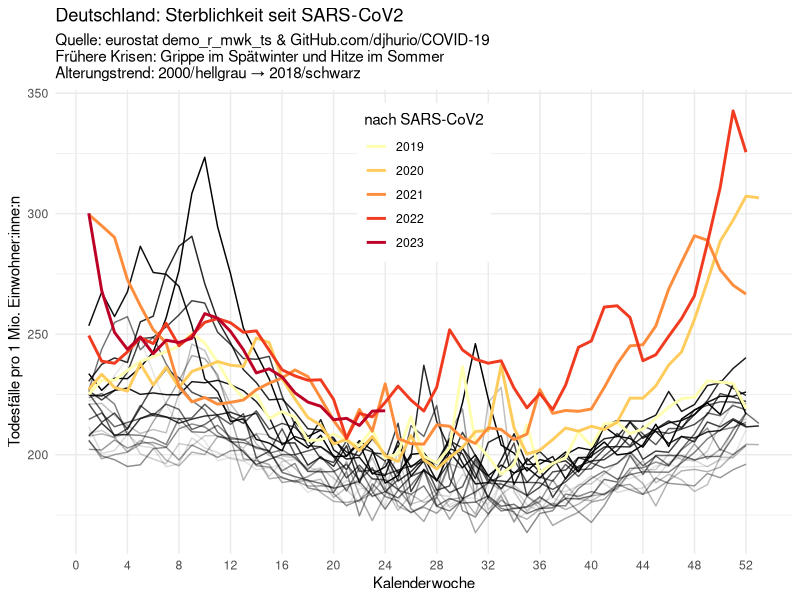
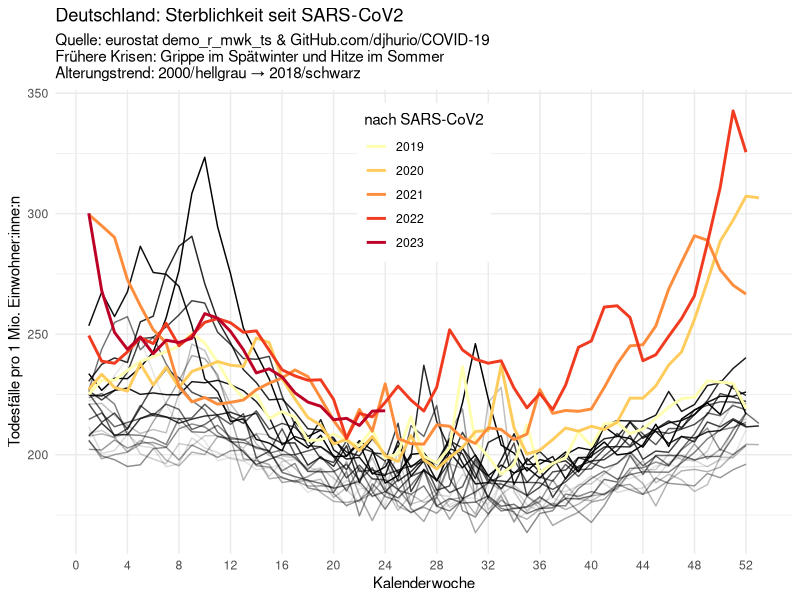

Reproduce these figures in R, in order.
library(ggplot2)

# Run djhurio's script once to get all EU data & regenerate faceted plots
# install.packages(c("data.table", "ISOcodes", "eurostat"))
# source('deaths-by-week.R'); rm(list = ls())

# My goal here: Split mortality data for a single country by pre- & post-CoVID
# TODO: Loop over all other countries & generate plots with English labels.
country <- 'Germany'
covid_start <- 2019
label_pre  <- 'vor SARS-CoV2'
label_post <- 'nach SARS-CoV2'
weeks <- seq(from = 0, to = 52, by = 4)
file_name <- paste0('output/', country, '.jpg')

data <- readr::read_csv('data.csv') |>
  dplyr::filter(cntry == country) |>
  dplyr::transmute(year = gsub('W\\d+', '', time),
                   # country = cntry, # for all countries, instead of filter
                   week, death.rate) |>
  dplyr::mutate(SARS = ifelse(year < covid_start, label_pre, label_post))
# dplyr::group_by(Woche)
# death_median = median(death.rate),
# death_iqr = IQR(death.rate)

pre <- dplyr::filter(data, SARS == label_pre)
post <- dplyr::filter(data, SARS == label_post)
start <- min(pre$year)
end <- max(pre$year)
# Grippe <- dplyr::filter(pre, Woche > 7 & Woche < 11) %>%
#   dplyr::slice_max(death.rate, prop = 0.05) %>%
#   dplyr::select(Jahr) %>%
#   unique()

ggplot(mapping = aes(x = week, y = death.rate)) +
  geom_line(data = pre, aes(alpha = year), show.legend = FALSE) +
  geom_line(
    data = post,
    mapping = aes(y = death.rate, color = year),
    linewidth = 1
  ) +
  # facet_wrap(vars(country)) + # for all countries, instead of filter
  scale_color_brewer(palette = 'YlOrRd', name = label_post) +
  scale_x_continuous(breaks = weeks,
                     minor_breaks = NULL) +
  ylab('Todesfälle pro 1 Mio. Einwohner:inne:n') +
  # ylab('Death rate [per million]') +
  labs(
    title = 'Deutschland: Sterblichkeit seit SARS-CoV2',
    # title = paste0(country, ': Death rate before & after SARS-CoV2'),
    # subtitle = 'Sources: eurostat demo_r_mwk_ts & GitHub.com/djhurio/COVID-19',
    subtitle = paste0(
      'Quelle: eurostat demo_r_mwk_ts & GitHub.com/djhurio/COVID-19',
      '\nFrühere Krisen: Grippe im Spätwinter und Hitze im Sommer',
      '\nAlterungstrend: ',
      start,
      '/hellgrau → ',
      end,
      '/schwarz'
    ),
    x = 'Kalenderwoche'
    # x = 'calendar week'
  ) +
  theme_minimal() +
  theme(
    legend.position = c(.5, .8),
    legend.background = element_rect(fill = 'white', linewidth = 0)
  )

ggsave(file_name,
       width = 2048,
       height = 1536,
       units = 'px')
